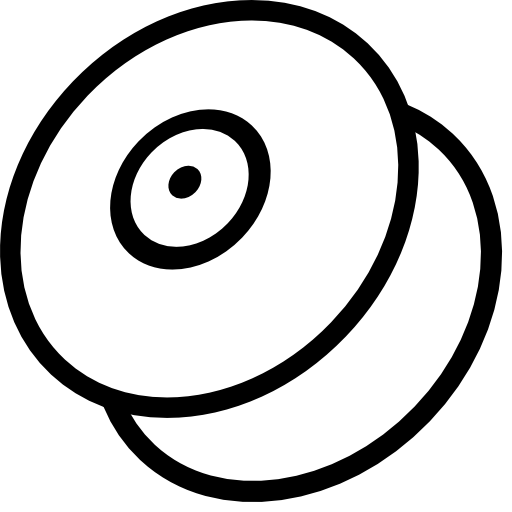
#> input picture me/flyness/python/study/module/cymbals.png, 512 x 512 px
$ python installThirdpartModule.py
#> lines starting #> are read from the running program, lines starting #| are printed output that depends on the picture
# https://pypi.python.org/pypi
# 使用 pip3 install libname 安装第三方模块
# pip3 install Pillow 这是Python下非常强大的处理图像的工具库

from PIL import Image
import sys

im = Image.open('cymbals.png')
#> im is the input picture: PIL image 512x512 P; mean R, G, B, A 203.4, 203.4, 203.4, 48.9
print(im.format, im.size, im.mode)
#| PNG (512, 512) P

im.thumbnail((60, 60))
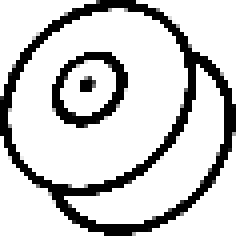
#> im: PIL image 60x60 P (shown 4 times larger); mean R, G, B, A 203.1, 203.1, 203.1, 49.4; transparent parts drawn white
im.save('thumb.png', 'PNG')


print(sys.path)
